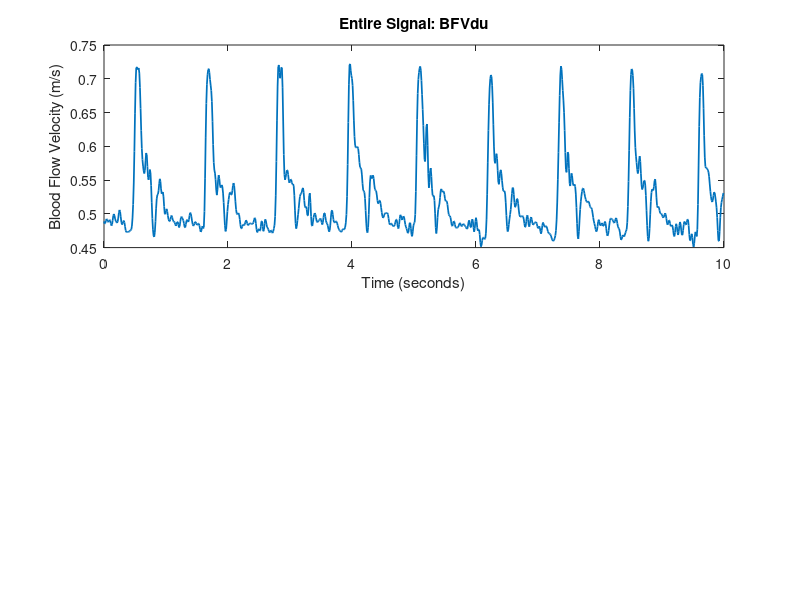

MATLAB code to generate this figure: (Note: this script raises an error after producing the figure.)
clc;
clear;
close all;

% load data
load('BFVdata_assignment3.mat');

% get time vector for plotting
N = length(BFVdu);
t = (0:N-1)/BFV_Fs;

% plot the signal
figure;
subplot(2,1,1);
plot(t, BFVdu, 'LineWidth', 1.25);
title('Entire Signal: BFVdu');
xlabel('Time (seconds)');
ylabel('Blood Flow Velocity (m/s)');

% compute and plot magnitude spectrum
[Mx_BFVdu, phx_BFVdu, f_BFVdu] = fourier_dt(BFVdu, BFV_Fs, 'half');
subplot(2,1,2);
plot(f_BFVdu, Mx_BFVdu, 'LineWidth', 1.5);
title('Magnitude Spectrum: BFVdu');
xlabel('Frequency (Hz)');
ylabel('Magnitude');
xlim([0 10]);